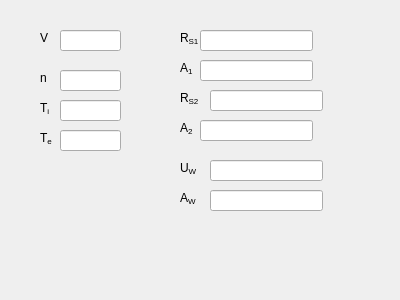
<?xml version="1.0" encoding="UTF-8"?>
<ui version="4.0">
 <class>roofU</class>
 <widget class="QWidget" name="roofU">
  <property name="geometry">
   <rect>
    <x>0</x>
    <y>0</y>
    <width>400</width>
    <height>300</height>
   </rect>
  </property>
  <property name="windowTitle">
   <string>roofU</string>
  </property>
  <widget class="QLabel" name="lblV">
   <property name="geometry">
    <rect>
     <x>40</x>
     <y>30</y>
     <width>16</width>
     <height>16</height>
    </rect>
   </property>
   <property name="text">
    <string notr="true">V</string>
   </property>
   <property name="buddy">
    <cstring>leV</cstring>
   </property>
  </widget>
  <widget class="QLineEdit" name="leV">
   <property name="geometry">
    <rect>
     <x>60</x>
     <y>30</y>
     <width>61</width>
     <height>21</height>
    </rect>
   </property>
  </widget>
  <widget class="QLabel" name="lblN">
   <property name="geometry">
    <rect>
     <x>40</x>
     <y>70</y>
     <width>16</width>
     <height>16</height>
    </rect>
   </property>
   <property name="text">
    <string notr="true">n</string>
   </property>
   <property name="buddy">
    <cstring>leN</cstring>
   </property>
  </widget>
  <widget class="QLineEdit" name="leN">
   <property name="geometry">
    <rect>
     <x>60</x>
     <y>70</y>
     <width>61</width>
     <height>21</height>
    </rect>
   </property>
  </widget>
  <widget class="QLabel" name="lblTi">
   <property name="geometry">
    <rect>
     <x>40</x>
     <y>100</y>
     <width>16</width>
     <height>16</height>
    </rect>
   </property>
   <property name="text">
    <string notr="true">&lt;html&gt;&lt;head/&gt;&lt;body&gt;&lt;p&gt;&lt;span style=&quot; font-family:'Symbol';&quot;&gt;T&lt;/span&gt;&lt;span style=&quot; vertical-align:sub;&quot;&gt;i&lt;/span&gt;&lt;/p&gt;&lt;/body&gt;&lt;/html&gt;</string>
   </property>
   <property name="buddy">
    <cstring>leTi</cstring>
   </property>
  </widget>
  <widget class="QLineEdit" name="leTi">
   <property name="geometry">
    <rect>
     <x>60</x>
     <y>100</y>
     <width>61</width>
     <height>21</height>
    </rect>
   </property>
  </widget>
  <widget class="QLabel" name="lblTe">
   <property name="geometry">
    <rect>
     <x>40</x>
     <y>130</y>
     <width>16</width>
     <height>16</height>
    </rect>
   </property>
   <property name="text">
    <string notr="true">&lt;html&gt;&lt;head/&gt;&lt;body&gt;&lt;p&gt;T&lt;span style=&quot; vertical-align:sub;&quot;&gt;e&lt;/span&gt;&lt;/p&gt;&lt;/body&gt;&lt;/html&gt;</string>
   </property>
   <property name="buddy">
    <cstring>leTe</cstring>
   </property>
  </widget>
  <widget class="QLineEdit" name="leTe">
   <property name="geometry">
    <rect>
     <x>60</x>
     <y>130</y>
     <width>61</width>
     <height>21</height>
    </rect>
   </property>
  </widget>
  <widget class="QLabel" name="lblRs1">
   <property name="geometry">
    <rect>
     <x>180</x>
     <y>30</y>
     <width>21</width>
     <height>16</height>
    </rect>
   </property>
   <property name="text">
    <string notr="true">&lt;html&gt;&lt;head/&gt;&lt;body&gt;&lt;p&gt;R&lt;span style=&quot; vertical-align:sub;&quot;&gt;S1&lt;/span&gt;&lt;/p&gt;&lt;/body&gt;&lt;/html&gt;</string>
   </property>
   <property name="buddy">
    <cstring>leRs1</cstring>
   </property>
  </widget>
  <widget class="QLineEdit" name="leRs1">
   <property name="geometry">
    <rect>
     <x>200</x>
     <y>30</y>
     <width>113</width>
     <height>21</height>
    </rect>
   </property>
  </widget>
  <widget class="QLabel" name="lblA1">
   <property name="geometry">
    <rect>
     <x>180</x>
     <y>60</y>
     <width>16</width>
     <height>16</height>
    </rect>
   </property>
   <property name="text">
    <string notr="true">&lt;html&gt;&lt;head/&gt;&lt;body&gt;&lt;p&gt;A&lt;span style=&quot; vertical-align:sub;&quot;&gt;1&lt;/span&gt;&lt;/p&gt;&lt;/body&gt;&lt;/html&gt;</string>
   </property>
   <property name="buddy">
    <cstring>leA1</cstring>
   </property>
  </widget>
  <widget class="QLineEdit" name="leA1">
   <property name="geometry">
    <rect>
     <x>200</x>
     <y>60</y>
     <width>113</width>
     <height>21</height>
    </rect>
   </property>
  </widget>
  <widget class="QLabel" name="lblRs2">
   <property name="geometry">
    <rect>
     <x>180</x>
     <y>90</y>
     <width>21</width>
     <height>16</height>
    </rect>
   </property>
   <property name="text">
    <string notr="true">&lt;html&gt;&lt;head/&gt;&lt;body&gt;&lt;p&gt;R&lt;span style=&quot; vertical-align:sub;&quot;&gt;S2&lt;/span&gt;&lt;/p&gt;&lt;/body&gt;&lt;/html&gt;</string>
   </property>
   <property name="buddy">
    <cstring>leRs2</cstring>
   </property>
  </widget>
  <widget class="QLineEdit" name="leRs2">
   <property name="geometry">
    <rect>
     <x>210</x>
     <y>90</y>
     <width>113</width>
     <height>21</height>
    </rect>
   </property>
  </widget>
  <widget class="QLabel" name="lblA2">
   <property name="geometry">
    <rect>
     <x>180</x>
     <y>120</y>
     <width>21</width>
     <height>16</height>
    </rect>
   </property>
   <property name="text">
    <string notr="true">&lt;html&gt;&lt;head/&gt;&lt;body&gt;&lt;p&gt;A&lt;span style=&quot; vertical-align:sub;&quot;&gt;2&lt;/span&gt;&lt;/p&gt;&lt;/body&gt;&lt;/html&gt;</string>
   </property>
   <property name="buddy">
    <cstring>leA2</cstring>
   </property>
  </widget>
  <widget class="QLineEdit" name="leA2">
   <property name="geometry">
    <rect>
     <x>200</x>
     <y>120</y>
     <width>113</width>
     <height>21</height>
    </rect>
   </property>
  </widget>
  <widget class="QLabel" name="lblUw">
   <property name="geometry">
    <rect>
     <x>180</x>
     <y>160</y>
     <width>21</width>
     <height>16</height>
    </rect>
   </property>
   <property name="text">
    <string notr="true">&lt;html&gt;&lt;head/&gt;&lt;body&gt;&lt;p&gt;U&lt;span style=&quot; vertical-align:sub;&quot;&gt;W&lt;/span&gt;&lt;/p&gt;&lt;/body&gt;&lt;/html&gt;</string>
   </property>
   <property name="buddy">
    <cstring>leUw</cstring>
   </property>
  </widget>
  <widget class="QLineEdit" name="leUw">
   <property name="geometry">
    <rect>
     <x>210</x>
     <y>160</y>
     <width>113</width>
     <height>21</height>
    </rect>
   </property>
  </widget>
  <widget class="QLabel" name="lblAw">
   <property name="geometry">
    <rect>
     <x>180</x>
     <y>190</y>
     <width>21</width>
     <height>16</height>
    </rect>
   </property>
   <property name="text">
    <string notr="true">&lt;html&gt;&lt;head/&gt;&lt;body&gt;&lt;p&gt;A&lt;span style=&quot; vertical-align:sub;&quot;&gt;W&lt;/span&gt;&lt;/p&gt;&lt;/body&gt;&lt;/html&gt;</string>
   </property>
   <property name="buddy">
    <cstring>leAw</cstring>
   </property>
  </widget>
  <widget class="QLineEdit" name="leAw">
   <property name="geometry">
    <rect>
     <x>210</x>
     <y>190</y>
     <width>113</width>
     <height>21</height>
    </rect>
   </property>
  </widget>
 </widget>
 <layoutdefault spacing="6" margin="11"/>
 <resources/>
 <connections/>
</ui>
